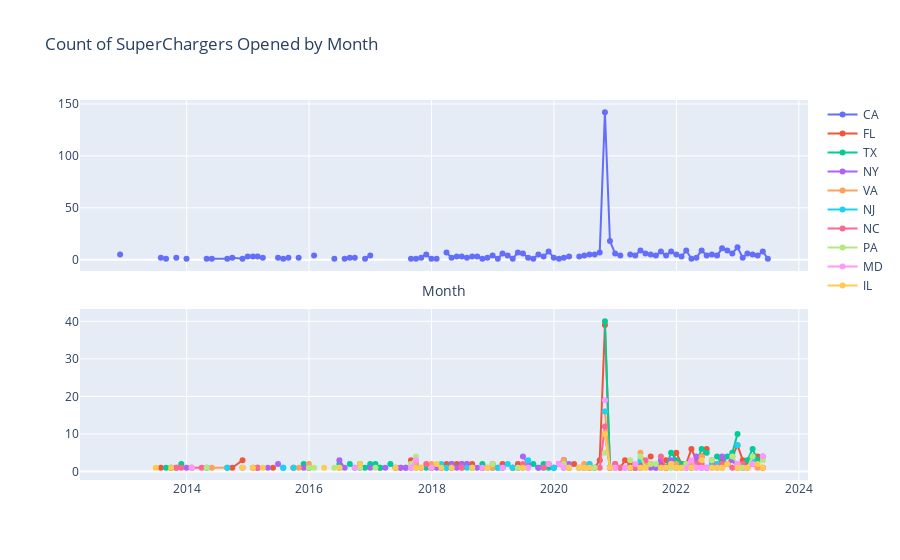

Notebook code for this chart:
### Markdown cell above
From the categorical distribution analysis, California is the leader when it comes to the counts of supercharger stations. To better understand when that transition happened, let create two subplots that show the count of superchargers opened for California and the other top states by months.

- Select the range of months to view the count of SuperChargers opened for both subplots (California versus high_range_states).
- Hover over each line chart (state) that shows the state, month, and count of SuperChargers opened that month.
- Reset the x-axis so that you can view all the months and then re-select the range of months.

### Code cell
import pandas as pd
import plotly.graph_objects as go
from plotly.subplots import make_subplots

# Group by month and state, count superchargers, and unstack to create a column for each state
monthly_counts = df_top_states.groupby([pd.Grouper(key='Open Date', freq='M'), 'State']).size().unstack()

# Create subplots
fig = make_subplots(rows=2, cols=1, shared_xaxes=True, vertical_spacing=0.1)

# Separate states into two groups based on the range of counts
high_range_states = ['CA']
low_range_states = [state for state in top_states if state not in high_range_states]

# Add high range states to the first subplot
for state in high_range_states:
    fig.add_trace(go.Scatter(
        x=monthly_counts.index,
        y=monthly_counts[state],
        mode='lines+markers',
        name=state,
        hovertext=[f'<b>State:</b> {state}<br><b>Month:</b> {date.strftime("%b %Y")}<br><b>Count:</b> {count}'
                   for date, count in zip(monthly_counts.index, monthly_counts[state])],
        hoverinfo='text'
    ), row=1, col=1)

# Add low range states to the second subplot
for state in low_range_states:
    fig.add_trace(go.Scatter(
        x=monthly_counts.index,
        y=monthly_counts[state],
        mode='lines+markers',
        name=state,
        hovertext=[f'<b>State:</b> {state}<br><b>Month:</b> {date.strftime("%b %Y")}<br><b>Count:</b> {count}'
                   for date, count in zip(monthly_counts.index, monthly_counts[state])],
        hoverinfo='text'
    ), row=2, col=1)

# Update layout
fig.update_layout(
    title='Count of SuperChargers Opened by Month',
    xaxis_title='Month',
    hovermode='x unified'
)

# Display the plot
fig.show()
